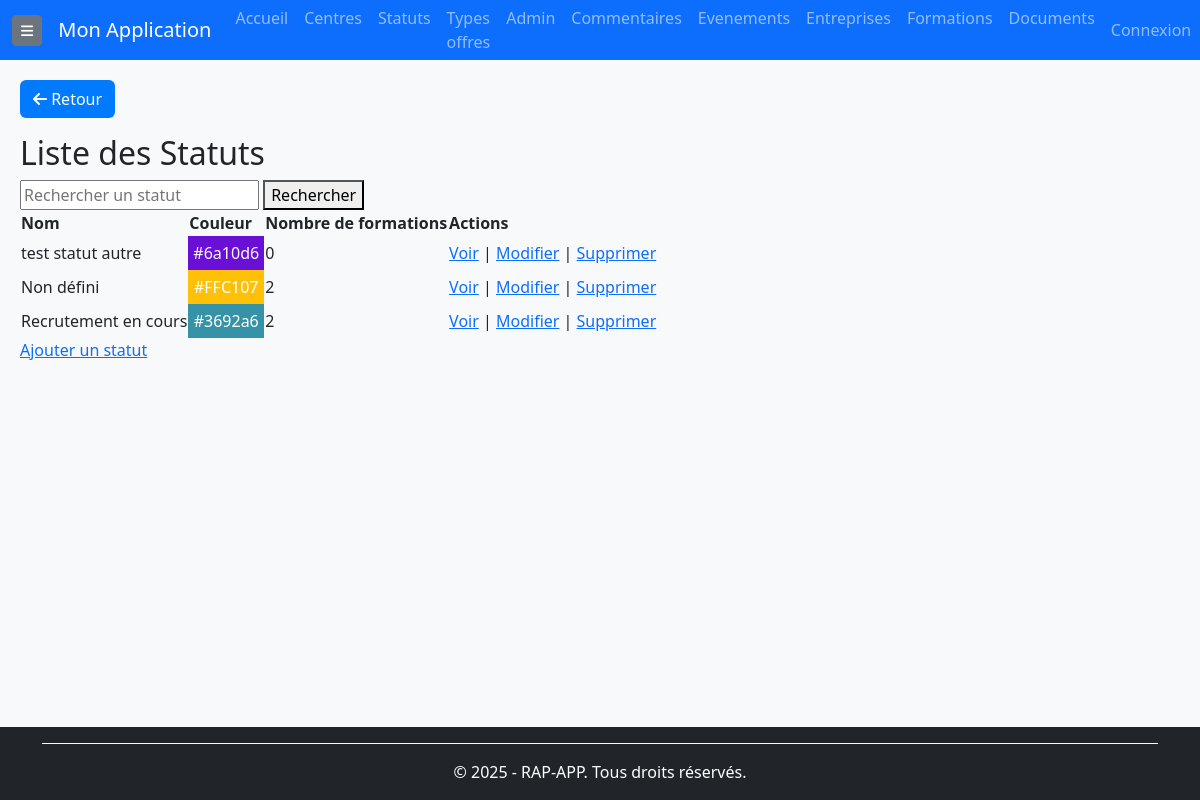
The page /statuts/ (signed in) on the database its author committed.
### rap_app/models/statut.py (models this page shows, shortened)
class Statut(BaseModel):
    NON_DEFINI = 'non_defini'
    RECRUTEMENT_EN_COURS = 'recrutement_en_cours'
    FORMATION_EN_COURS = 'formation_en_cours'
    FORMATION_A_ANNULER = 'formation_a_annuler'
    FORMATION_A_REPOUSSER = 'formation_a_repousser'
    FORMATION_ANNULEE = 'formation_annulee'
    PLEINE = 'pleine'
    QUASI_PLEINE = 'quasi_pleine'
    AUTRE = 'autre'
    STATUT_CHOICES = [
        (NON_DEFINI, 'Non défini'),
        (RECRUTEMENT_EN_COURS, 'Recrutement en cours'),
        (FORMATION_EN_COURS, 'Formation en cours'),
        (FORMATION_A_ANNULER, 'Formation à annuler'),
        (FORMATION_A_REPOUSSER, 'Formation à repousser'),
        (FORMATION_ANNULEE, 'Formation annulée'),
        (PLEINE, 'Pleine'),
        (QUASI_PLEINE, 'Quasi-pleine'),
        (AUTRE, 'Autre'),
    ]
    nom = models.CharField(
        max_length=100,
        choices=STATUT_CHOICES,
        verbose_name="Nom du statut"
    )
    """
    Nom du statut, avec des choix prédéfinis.
    """
    couleur = models.CharField(
        max_length=7,  # Format #RRGGBB
        verbose_name="Couleur",
        help_text="Couleur hexadécimale (ex: #FF5733)",
        blank=True  # Permet d'assigner une couleur par défaut si vide
    )
    """
    Code couleur associé au statut.
    Exemple : `#FF0000` pour rouge, `#00FF00` pour vert.
    Si ce champ est vide, une couleur prédéfinie selon le type de statut sera attribuée.
    """
    description_autre = models.CharField(
        max_length=255,
        blank=True,
        null=True,
        verbose_name="Description personnalisée"
    )
    """
    Permet de renseigner une description si le statut sélectionné est "Autre".
    Obligatoire si le statut est `AUTRE`.
    """
    def get_nom_display(self):
        if self.nom == self.AUTRE and self.description_autre:
            return self.description_autre  # ✅ Retourne la description si le statut est "Autre"
        return dict(self.STATUT_CHOICES).get(self.nom, self.nom)  # ✅ Sinon, retourne le nom normal
    class Meta:
        verbose_name = "Statut"
        verbose_name_plural = "Statuts"
        ordering = ['nom']

### rap_app/views/statuts_views.py (the view, shortened to what this page needs)
# urls.py: path('statuts/', statuts_views.StatutListView.as_view(), name='statut-list'),
class StatutListView(BaseListView):
    model = Statut
    context_object_name = 'statuts'
    template_name = 'statuts/statut_list.html'  # ✅ Ajout du chemin du template
    def get_queryset(self):
        queryset = super().get_queryset().annotate(
            nb_formations=Count('formations')
        )
        q = self.request.GET.get('q')
        if q:
            queryset = queryset.filter(nom__icontains=q)
        return queryset.order_by('nom')
    def get_context_data(self, **kwargs):
        context = super().get_context_data(**kwargs)
        context['filters'] = {
            'q': self.request.GET.get('q', ''),
        }
        return context

### rap_app/templates/statuts/statut_list.html
{% extends "base.html" %}
{% block content %}
 {% include "composants/bouton_retour.html" %}
<h2>Liste des Statuts</h2>
<form method="get">
    <input type="text" name="q" placeholder="Rechercher un statut" value="{{ filters.q }}">
    <button type="submit">Rechercher</button>
</form>
<table>
    <thead>
        <tr>
            <th>Nom</th>
            <th>Couleur</th>
            <th>Nombre de formations</th>
            <th>Actions</th>
        </tr>
    </thead>
    <tbody>
        {% for statut in statuts %}
        <tr>
            <td>{{ statut.get_nom_display }}</td>
            <td style="background-color: {{ statut.couleur }}; color: white; padding: 5px; text-align: center;">
                {{ statut.couleur }}
            </td>
            <td>{{ statut.nb_formations }}</td>
            <td>
                <a href="{% url 'statut-detail' statut.pk %}">Voir</a> |
                <a href="{% url 'statut-update' statut.pk %}">Modifier</a> |
                <a href="{% url 'statut-delete' statut.pk %}">Supprimer</a>
            </td>
        </tr>
        {% empty %}
        <tr><td colspan="4">Aucun statut trouvé.</td></tr>
        {% endfor %}
    </tbody>
</table>
<a href="{% url 'statut-create' %}">Ajouter un statut</a>
{% endblock %}

### rap_app/templates/base.html (style rules this page uses)
body { background-color: #f8f9fa; display: flex; flex-direction: column; min-height: 100vh; }

### rows shown on the page
Statut: nom "test statut autre", couleur "#6a10d6", nb_formations "0"
Statut: nom "Non défini", couleur "#FFC107", nb_formations "2"
Statut: nom "Recrutement en cours", couleur "#3692a6", nb_formations "2"
